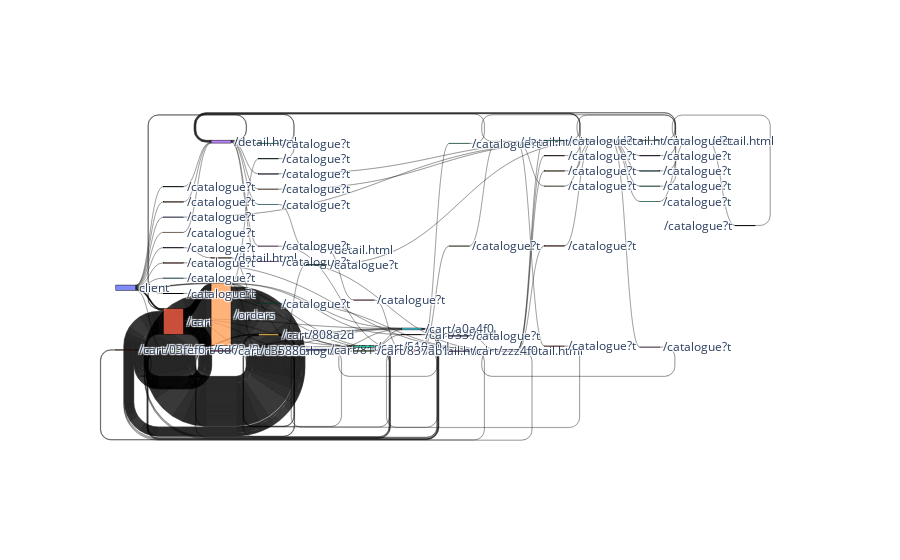

This figure's notebook cell:
### Code cell
create_sankey(flows,20, num_dict,'longest')

### Figure 1 — Plotly figure (JSON) as saved in the notebook; plotly's stock layout.template omitted (floating-point values rounded to 4 significant figures; data arrays with more than 128 entries replaced by an {"elided": "..."} marker saying what was removed)
{"data": [{"arrangement": "snap", "link": {"source": {"elided": "446 int values"}, "target": {"elided": "446 int values"}, "value": {"elided": "446 int values"}}, "node": {"label": {"elided": "15562 str values"}, "line": {"color": "black", "width": 0.5}, "pad": 15, "thickness": 20}, "type": "sankey"}], "layout": {}}
